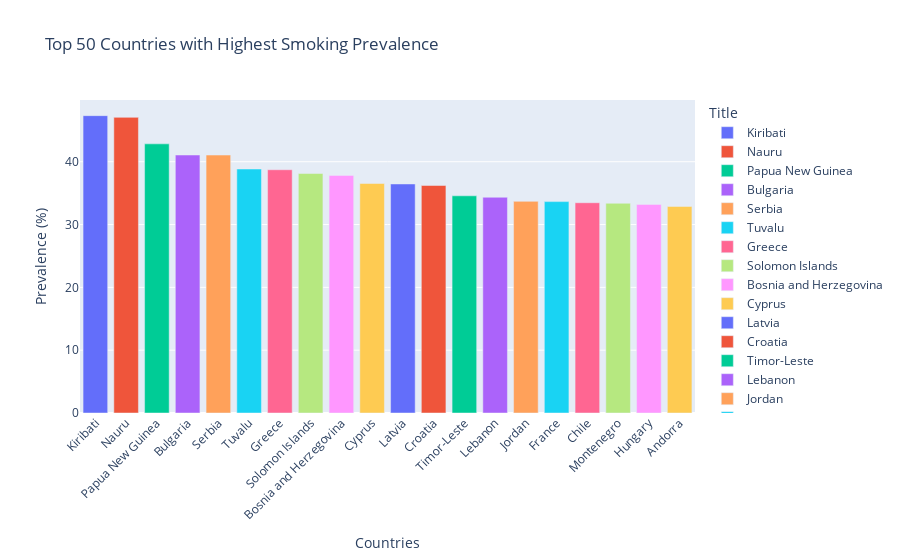

The notebook cell saved with this chart:
### Markdown cell above
##### Top 50 Countries with Estimated Highest Smoking Prevalence

### Code cell
# Perform the aggregation to get the average value for each country
aggregated_data = merged_M_Est_smk_curr_std_df.groupby('Title')['NumericValue'].mean().reset_index()

# Sort the aggregated data by 'NumericValue' in descending order
aggregated_data = aggregated_data.sort_values('NumericValue', ascending=False)

# Select the top 50 rows
top_50_countries = aggregated_data.head(20)

# Create a bar plot using Plotly Express
fig = px.bar(
    top_50_countries,
    x='Title',
    y='NumericValue',
    color='Title',
    title='Top 50 Countries with Highest Smoking Prevalence',
)

# Customize the layout if needed
fig.update_layout(
    xaxis_title='Countries',
    yaxis_title='Prevalence (%)',
    xaxis_tickangle=-45,
)

# Show the plot
fig.show()

### Figure 1 — Plotly figure (JSON) as saved in the notebook; plotly's stock layout.template omitted (floating-point values rounded to 4 significant figures)
{"data": [{"alignmentgroup": "True", "hovertemplate": "Title=%{x}<br>NumericValue=%{y}<extra></extra>", "legendgroup": "Kiribati", "marker": {"color": "#636efa", "pattern": {"shape": ""}}, "name": "Kiribati", "offsetgroup": "Kiribati", "orientation": "v", "showlegend": true, "textposition": "auto", "type": "bar", "x": ["Kiribati"], "xaxis": "x", "y": [47.34], "yaxis": "y"}, {"alignmentgroup": "True", "hovertemplate": "Title=%{x}<br>NumericValue=%{y}<extra></extra>", "legendgroup": "Nauru", "marker": {"color": "#EF553B", "pattern": {"shape": ""}}, "name": "Nauru", "offsetgroup": "Nauru", "orientation": "v", "showlegend": true, "textposition": "auto", "type": "bar", "x": ["Nauru"], "xaxis": "x", "y": [47.06], "yaxis": "y"}, {"alignmentgroup": "True", "hovertemplate": "Title=%{x}<br>NumericValue=%{y}<extra></extra>", "legendgroup": "Papua New Guinea", "marker": {"color": "#00cc96", "pattern": {"shape": ""}}, "name": "Papua New Guinea", "offsetgroup": "Papua New Guinea", "orientation": "v", "showlegend": true, "textposition": "auto", "type": "bar", "x": ["Papua New Guinea"], "xaxis": "x", "y": [42.85], "yaxis": "y"}, {"alignmentgroup": "True", "hovertemplate": "Title=%{x}<br>NumericValue=%{y}<extra></extra>", "legendgroup": "Bulgaria", "marker": {"color": "#ab63fa", "pattern": {"shape": ""}}, "name": "Bulgaria", "offsetgroup": "Bulgaria", "orientation": "v", "showlegend": true, "textposition": "auto", "type": "bar", "x": ["Bulgaria"], "xaxis": "x", "y": [41.07], "yaxis": "y"}, {"alignmentgroup": "True", "hovertemplate": "Title=%{x}<br>NumericValue=%{y}<extra></extra>", "legendgroup": "Serbia", "marker": {"color": "#FFA15A", "pattern": {"shape": ""}}, "name": "Serbia", "offsetgroup": "Serbia", "orientation": "v", "showlegend": true, "textposition": "auto", "type": "bar", "x": ["Serbia"], "xaxis": "x", "y": [41.06], "yaxis": "y"}, {"alignmentgroup": "True", "hovertemplate": "Title=%{x}<br>NumericValue=%{y}<extra></extra>", "legendgroup": "Tuvalu", "marker": {"color": "#19d3f3", "pattern": {"shape": ""}}, "name": "Tuvalu", "offsetgroup": "Tuvalu", "orientation": "v", "showlegend": true, "textposition": "auto", "type": "bar", "x": ["Tuvalu"], "xaxis": "x", "y": [38.84], "yaxis": "y"}, {"alignmentgroup": "True", "hovertemplate": "Title=%{x}<br>NumericValue=%{y}<extra></extra>", "legendgroup": "Greece", "marker": {"color": "#FF6692", "pattern": {"shape": ""}}, "name": "Greece", "offsetgroup": "Greece", "orientation": "v", "showlegend": true, "textposition": "auto", "type": "bar", "x": ["Greece"], "xaxis": "x", "y": [38.73], "yaxis": "y"}, {"alignmentgroup": "True", "hovertemplate": "Title=%{x}<br>NumericValue=%{y}<extra></extra>", "legendgroup": "Solomon Islands", "marker": {"color": "#B6E880", "pattern": {"shape": ""}}, "name": "Solomon Islands", "offsetgroup": "Solomon Islands", "orientation": "v", "showlegend": true, "textposition": "auto", "type": "bar", "x": ["Solomon Islands"], "xaxis": "x", "y": [38.12], "yaxis": "y"}, {"alignmentgroup": "True", "hovertemplate": "Title=%{x}<br>NumericValue=%{y}<extra></extra>", "legendgroup": "Bosnia and Herzegovina", "marker": {"color": "#FF97FF", "pattern": {"shape": ""}}, "name": "Bosnia and Herzegovina", "offsetgroup": "Bosnia and Herzegovina", "orientation": "v", "showlegend": true, "textposition": "auto", "type": "bar", "x": ["Bosnia and Herzegovina"], "xaxis": "x", "y": [37.83], "yaxis": "y"}, {"alignmentgroup": "True", "hovertemplate": "Title=%{x}<br>NumericValue=%{y}<extra></extra>", "legendgroup": "Cyprus", "marker": {"color": "#FECB52", "pattern": {"shape": ""}}, "name": "Cyprus", "offsetgroup": "Cyprus", "orientation": "v", "showlegend": true, "textposition": "auto", "type": "bar", "x": ["Cyprus"], "xaxis": "x", "y": [36.54], "yaxis": "y"}, {"alignmentgroup": "True", "hovertemplate": "Title=%{x}<br>NumericValue=%{y}<extra></extra>", "legendgroup": "Latvia", "marker": {"color": "#636efa", "pattern": {"shape": ""}}, "name": "Latvia", "offsetgroup": "Latvia", "orientation": "v", "showlegend": true, "textposition": "auto", "type": "bar", "x": ["Latvia"], "xaxis": "x", "y": [36.46], "yaxis": "y"}, {"alignmentgroup": "True", "hovertemplate": "Title=%{x}<br>NumericValue=%{y}<extra></extra>", "legendgroup": "Croatia", "marker": {"color": "#EF553B", "pattern": {"shape": ""}}, "name": "Croatia", "offsetgroup": "Croatia", "orientation": "v", "showlegend": true, "textposition": "auto", "type": "bar", "x": ["Croatia"], "xaxis": "x", "y": [36.22], "yaxis": "y"}, {"alignmentgroup": "True", "hovertemplate": "Title=%{x}<br>NumericValue=%{y}<extra></extra>", "legendgroup": "Timor-Leste", "marker": {"color": "#00cc96", "pattern": {"shape": ""}}, "name": "Timor-Leste", "offsetgroup": "Timor-Leste", "orientation": "v", "showlegend": true, "textposition": "auto", "type": "bar", "x": ["Timor-Leste"], "xaxis": "x", "y": [34.58], "yaxis": "y"}, {"alignmentgroup": "True", "hovertemplate": "Title=%{x}<br>NumericValue=%{y}<extra></extra>", "legendgroup": "Lebanon", "marker": {"color": "#ab63fa", "pattern": {"shape": ""}}, "name": "Lebanon", "offsetgroup": "Lebanon", "orientation": "v", "showlegend": true, "textposition": "auto", "type": "bar", "x": ["Lebanon"], "xaxis": "x", "y": [34.35], "yaxis": "y"}, {"alignmentgroup": "True", "hovertemplate": "Title=%{x}<br>NumericValue=%{y}<extra></extra>", "legendgroup": "Jordan", "marker": {"color": "#FFA15A", "pattern": {"shape": ""}}, "name": "Jordan", "offsetgroup": "Jordan", "orientation": "v", "showlegend": true, "textposition": "auto", "type": "bar", "x": ["Jordan"], "xaxis": "x", "y": [33.69], "yaxis": "y"}, {"alignmentgroup": "True", "hovertemplate": "Title=%{x}<br>NumericValue=%{y}<extra></extra>", "legendgroup": "France", "marker": {"color": "#19d3f3", "pattern": {"shape": ""}}, "name": "France", "offsetgroup": "France", "orientation": "v", "showlegend": true, "textposition": "auto", "type": "bar", "x": ["France"], "xaxis": "x", "y": [33.65], "yaxis": "y"}, {"alignmentgroup": "True", "hovertemplate": "Title=%{x}<br>NumericValue=%{y}<extra></extra>", "legendgroup": "Chile", "marker": {"color": "#FF6692", "pattern": {"shape": ""}}, "name": "Chile", "offsetgroup": "Chile", "orientation": "v", "showlegend": true, "textposition": "auto", "type": "bar", "x": ["Chile"], "xaxis": "x", "y": [33.47], "yaxis": "y"}, {"alignmentgroup": "True", "hovertemplate": "Title=%{x}<br>NumericValue=%{y}<extra></extra>", "legendgroup": "Montenegro", "marker": {"color": "#B6E880", "pattern": {"shape": ""}}, "name": "Montenegro", "offsetgroup": "Montenegro", "orientation": "v", "showlegend": true, "textposition": "auto", "type": "bar", "x": ["Montenegro"], "xaxis": "x", "y": [33.39], "yaxis": "y"}, {"alignmentgroup": "True", "hovertemplate": "Title=%{x}<br>NumericValue=%{y}<extra></extra>", "legendgroup": "Hungary", "marker": {"color": "#FF97FF", "pattern": {"shape": ""}}, "name": "Hungary", "offsetgroup": "Hungary", "orientation": "v", "showlegend": true, "textposition": "auto", "type": "bar", "x": ["Hungary"], "xaxis": "x", "y": [33.21], "yaxis": "y"}, {"alignmentgroup": "True", "hovertemplate": "Title=%{x}<br>NumericValue=%{y}<extra></extra>", "legendgroup": "Andorra", "marker": {"color": "#FECB52", "pattern": {"shape": ""}}, "name": "Andorra", "offsetgroup": "Andorra", "orientation": "v", "showlegend": true, "textposition": "auto", "type": "bar", "x": ["Andorra"], "xaxis": "x", "y": [32.88], "yaxis": "y"}], "layout": {"barmode": "relative", "legend": {"title": {"text": "Title"}, "tracegroupgap": 0}, "title": {"text": "Top 50 Countries with Highest Smoking Prevalence"}, "xaxis": {"anchor": "y", "categoryarray": ["Kiribati", "Nauru", "Papua New Guinea", "Bulgaria", "Serbia", "Tuvalu", "Greece", "Solomon Islands", "Bosnia and Herzegovina", "Cyprus", "Latvia", "Croatia", "Timor-Leste", "Lebanon", "Jordan", "France", "Chile", "Montenegro", "Hungary", "Andorra"], "categoryorder": "array", "domain": [0, 1], "tickangle": -45, "title": {"text": "Countries"}}, "yaxis": {"anchor": "x", "domain": [0, 1], "title": {"text": "Prevalence (%)"}}}}
